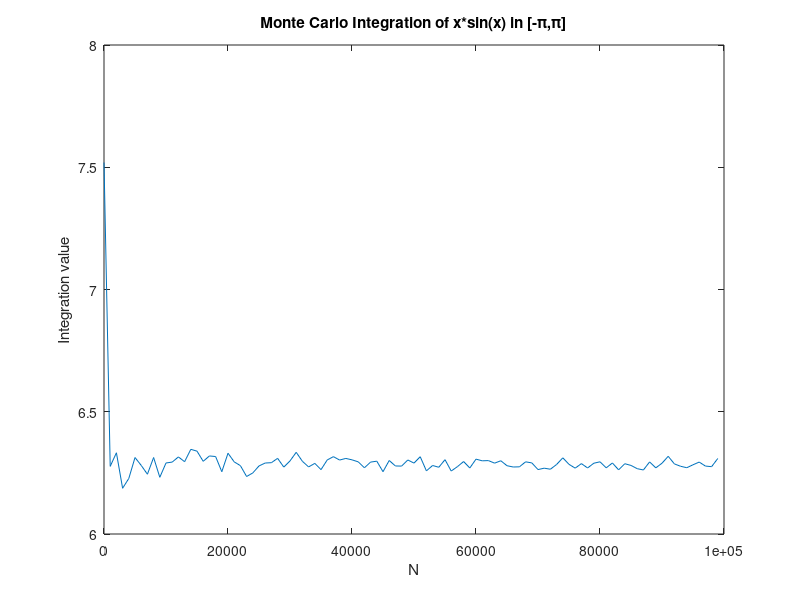

Write MATLAB code to recreate this figure.
% Define the function f(x) = x*sin(x).
% Generate a large number of random points within the range [-π,π].
% Evaluate the function f(x) at each of these points.
% Calculate the average of these function values.
% Multiply the average by the range of integration (π - (-π) = 2π) to obtain the approximate value of the integral.



f = @(x) x.*sin(x); %define the function we need to integrate.

% Set the range of N values
N_vals = 1:1000:100000;


% Initialize a vector to store the integration values
integral_values = zeros(size(N_vals));

% Loop over the N values and compute the integration for each value
for i = 1:length(N_vals)
    % Generate random points within the range [-π,π]
    x = 2*pi*rand(N_vals(i), 1) - pi;
    
    % Evaluate the function at each point
    y = f(x);
    
    % Calculate the average of the function values
    avg_y = mean(y);
    
    % Multiply the average by the range of integration to obtain the approximate integral value
    integral_values(i) = avg_y * 2*pi;
end

% Plot the integration values as a function of N
plot(N_vals, integral_values);
xlabel('N');
ylabel('Integration value');
title('Monte Carlo Integration of x*sin(x) in [-π,π]');